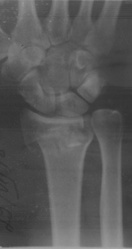
#> input picture image_processing/Laboratory_1/images/test.jpg, 132 x 249 px, shrunk from 528 x 996 before the run, given in place of RGGB.png, which was not available
$ jupyter execute --allow-errors debayerization_algorithms.ipynb
#> lines starting #> are read from the running program, lines starting #| are printed output that depends on the picture; pictures that were not available may be replaced by others from this repository, and a replacement may not be noted
[cell 1]
import random
from PIL import Image, ImageDraw
import math
import numpy as np
import matplotlib.pyplot as plt
import cv2
from skimage import io
from sklearn import preprocessing
from skimage.exposure import histogram

[cell 2]
img_1 = io.imread("./color_filters_images/RGGB.png")
#> img_1 is the input picture: shape (249, 132); min 43, max 165, mean 88.7
img_2 = io.imread("./color_filters_images/RGGB2.png")
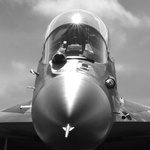
#> input picture image_processing/Laboratory_2/images/test2_0.jpg, 150 x 150 px, shrunk from 600 x 600 before the run, given in place of RGGB2.png, which was not available
#> img_2 is the input picture: shape (150, 150); min 1, max 255, mean 124.6
img_3 = io.imread("./color_filters_images/BGGR.png")
#> (the rest of this cell did not finish here and is left out)

[cell 3]
fig, axes = plt.subplots(1,5)
fig.set_figwidth(25)
fig.set_figheight(10)

#> (the rest of this cell did not finish here and is left out)

[cell 4]
fig, axes = plt.subplots(1,5)
fig.set_figwidth(25)
fig.set_figheight(10)

#> (the rest of this cell did not finish here and is left out)

[cell 5]
def to_RGGB(arr):
    return [arr[0], (int(arr[1]) + int(arr[2]))//2, arr[3]]

def to_BGGR(arr):
    return [arr[3], (int(arr[1]) + int(arr[2]))//2, arr[0]]

def to_GBRG(arr):
    return [arr[2], (int(arr[0]) + int(arr[3]))//2, arr[1]]

def to_GRBG(arr):
    return [arr[1], (int(arr[0]) + int(arr[3]))//2, arr[2]]

def superPixel(img, mode):
#> called with mode = 'RGGB'
    out = np.ones((len(img) // 2, len(img[0]) // 2, 3))
#> out: shape (124, 66, 3) float64; every value is 1
    m = 0
    n = 0
    for i in range(0, len(img), 2):
        n = 0
        for j in range(0, len(img[i]), 2):
            if i + 2 >= len(img) or j + 2 >= len(img[i]): break
            else:
                if mode == "RGGB":
                    out[m][n] = to_RGGB(img[i:i+2, j:j+2].reshape(-1, 4)[0])
                elif mode == "BGGR":
                    out[m][n] = to_BGGR(img[i:i+2, j:j+2].reshape(-1, 4)[0])
                elif mode == "GBRG":
                    out[m][n] = to_GBRG(img[i:i+2, j:j+2].reshape(-1, 4)[0])
                elif mode == "GRBG":
                    out[m][n] = to_GRBG(img[i:i+2, j:j+2].reshape(-1, 4)[0])
                else:
                    print("Указан неверный режим работы.")
                    return 0
            n += 1
        m += 1
#> this loop made 125 passes
#> i on passes 3 to 14: 4, 6, 8, 10, 12, 14, 16, 18, 20, 22, 24, 26
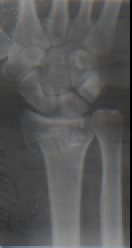
#> out: shape (124, 66, 3) float64 (shown 2 times larger); mean of channels 0, 1, 2 87.3, 87.1, 87.5; drawn as R, G, B
#> after the loop, m = 125

    return np.int16(out)

[cell 6]
img_1_superpixel = superPixel(img_1, "RGGB")
img_2_superpixel = superPixel(img_2, "RGGB")
#> call 2 of superPixel, with mode = 'RGGB'
#> in superPixel (call 2), `out = np.ones((len(img) // 2, len(img[0]) // 2, 3))`: out: shape (75, 75, 3) float64; every value is 1
#> the loop in superPixel (call 2), `for i in range(0, len(img), 2):` made 75 passes
#> after the loop in superPixel (call 2), `for i in range(0, len(img), 2):`:
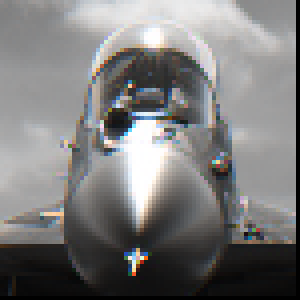
#> out: shape (75, 75, 3) float64 (shown 4 times larger); mean of channels 0, 1, 2 123.1, 122.5, 122.4; drawn as R, G, B
#> after the loop in superPixel (call 2), `for i in range(0, len(img), 2):`: m = 75
img_3_superpixel = superPixel(img_3, "BGGR")
#> call 3 of superPixel, with mode = 'BGGR'
#> the loop in superPixel (call 3), `for i in range(0, len(img), 2):` made 75 passes
#> after the loop in superPixel (call 3), `for i in range(0, len(img), 2):`:
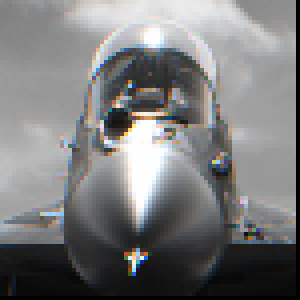
#> out: shape (75, 75, 3) float64 (shown 4 times larger); mean of channels 0, 1, 2 122.4, 122.5, 123.1; drawn as R, G, B
#> (the rest of this cell did not finish here and is left out)

[cell 7]
def imPad(image):
    extra_col_left = [el[1] for el in [i for i in image]]
#> extra_col_left = 249 values, max 154 at index 248, min 50 at index 220, mean 72.41
    image = np.c_[extra_col_left, image]
    image = np.r_[image[1].reshape(1, -1), image]
#> image: shape (250, 133)

    extra_col_right = [el[-2] for el in [i for i in image]]
#> extra_col_right = 250 values, max 151 at index 249, min 52 at index 97, mean 67.5
    image = np.c_[image, extra_col_right]
#> image: shape (250, 134)
    image = np.r_[image, image[-2].reshape(1, -1)]
#> image: shape (251, 134)

    image[0][0] = image[2][2]
    image[0][-1] = image[2][-3]
    image[-1][-1] = image[-3][-3]
    image[-1][0] = image[-3][2]

    return image


def R_(gray_image, index_1, index_2):
    target_y = index_1
    target_x = index_2
    delit = 4

    #R
    R = gray_image[target_y][target_x]

    #G
    G = 0
    G += gray_image[target_y][target_x - 1]
    G += gray_image[target_y - 1][target_x]
    G += gray_image[target_y][target_x + 1]
    G += gray_image[target_y + 1][target_x]
    G = int(G / delit)

    #B
    B = 0
    B += gray_image[target_y - 1][target_x - 1]
    B += gray_image[target_y - 1][target_x + 1]
    B += gray_image[target_y + 1][target_x + 1]
    B += gray_image[target_y + 1][target_x - 1]
    B = int(B / delit)

    return R, G, B


def G_first(gray_image, index_1, index_2):
    target_y = index_1
    target_x = index_2
    delit = 2

    #G
    G = gray_image[target_y][target_x]

    #R
    R = 0
    R += gray_image[target_y][target_x - 1]
    R += gray_image[target_y][target_x + 1]
    R = int(R / delit)

    #B
    B = 0
    B += gray_image[target_y - 1][target_x]
    B += gray_image[target_y + 1][target_x]
    B = int(B / delit)
    return R, G, B


def G_second(gray_image, index_1, index_2):
    target_y = index_1
    target_x = index_2
    delit = 2

    #G
    G = gray_image[target_y][target_x]

    #R
    R = 0
    R += gray_image[target_y - 1][target_x]
    R += gray_image[target_y + 1][target_x]
    R = int(R / delit)

    #B
    B = 0
    B += gray_image[target_y][target_x - 1]
    B += gray_image[target_y][target_x + 1]
    B = int(B / delit)
    return R, G, B

def B_(gray_image, index_1, index_2):
    target_y = index_1
    target_x = index_2
    delit = 4

    #B
    B = gray_image[target_y][target_x]

    #G
    G = 0
    G += gray_image[target_y][target_x - 1]
    G += gray_image[target_y - 1][target_x]
    G += gray_image[target_y][target_x + 1]
    G += gray_image[target_y + 1][target_x]
    G = int(G / delit)

    #R
    R = 0
    R += gray_image[target_y - 1][target_x - 1]
    R += gray_image[target_y - 1][target_x + 1]
    R += gray_image[target_y + 1][target_x + 1]
    R += gray_image[target_y + 1][target_x - 1]
    R = int(R / delit)

    return R, G, B

def bilinear_interpolation(image):
    color_image = []
#> color_image = []

    for rows_ind in range(len(image[1:-1])):
        if rows_ind % 2 == 0:
            first_row = []

            for cols_ind in range(len(image[rows_ind + 1][1:-1])):
                RGB = { 'r': 0, 'g': 0, 'b': 0 }
                if cols_ind % 2 == 0:
                    RGB['r'], RGB['g'], RGB['b'] = R_(image, rows_ind + 1, cols_ind + 1)
                    first_row.append(list(RGB.values()))
                    continue
                RGB['r'], RGB['g'], RGB['b'] = G_first(image, rows_ind + 1, cols_ind + 1)
                first_row.append(list(RGB.values()))
            color_image.append(first_row)
            continue

        second_row = []

        for cols_ind in range(len(image[rows_ind + 1][1:-1])):
            RGB = { 'r': 0, 'g': 0, 'b': 0 }
            if cols_ind % 2 == 0:
                RGB['r'], RGB['g'], RGB['b'] = G_second(image, rows_ind + 1, cols_ind + 1)
                second_row.append(list(RGB.values()))
                continue
            RGB['r'], RGB['g'], RGB['b'] = B_(image, rows_ind + 1, cols_ind + 1)
            second_row.append(list(RGB.values()))
        color_image.append(second_row)
#> this loop made 249 passes

    return np.array(color_image)
#> returned value: shape (249, 132, 3) int64

[cell 8]
img_1_bil_int = bilinear_interpolation(imPad(img_1))
img_2_bil_int = bilinear_interpolation(imPad(img_2))
#> in imPad (call 2), `image = np.c_[extra_col_left, image]`:
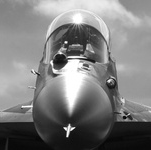
#> image: shape (150, 151); min 1, max 255, mean 124.7
#> in imPad (call 2), `image = np.r_[image[1].reshape(1, -1), image]`:
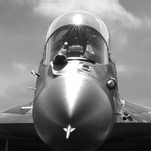
#> image: shape (151, 151); min 1, max 255, mean 125.1
#> in imPad (call 2), `image = np.c_[image, extra_col_right]`:
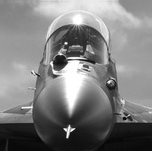
#> image: shape (151, 152); min 1, max 255, mean 125.1
#> in imPad (call 2), `image = np.r_[image, image[-2].reshape(1, -1)]`:
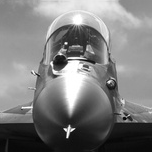
#> image: shape (152, 152); min 1, max 255, mean 124.4
#> the loop in bilinear_interpolation (call 2), `for rows_ind in range(len(image[1:-1])):` made 150 passes
#> in bilinear_interpolation (call 2), `return np.array(color_image)`:
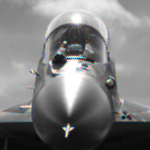
#> returned value: shape (150, 150, 3) int64; mean of channels 0, 1, 2 124.2, 124.5, 124.6; drawn as R, G, B
img_3_bil_int = bilinear_interpolation(imPad(img_3))
